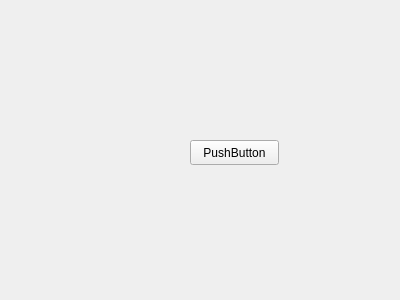
<?xml version="1.0" encoding="UTF-8"?>
<ui version="4.0">
 <class>Form</class>
 <widget class="QWidget" name="Form">
  <property name="geometry">
   <rect>
    <x>0</x>
    <y>0</y>
    <width>400</width>
    <height>300</height>
   </rect>
  </property>
  <property name="windowTitle">
   <string>Form</string>
  </property>
  <widget class="QPushButton" name="pushButton">
   <property name="geometry">
    <rect>
     <x>190</x>
     <y>140</y>
     <width>89</width>
     <height>25</height>
    </rect>
   </property>
   <property name="text">
    <string>PushButton</string>
   </property>
  </widget>
 </widget>
 <resources/>
 <connections/>
</ui>
